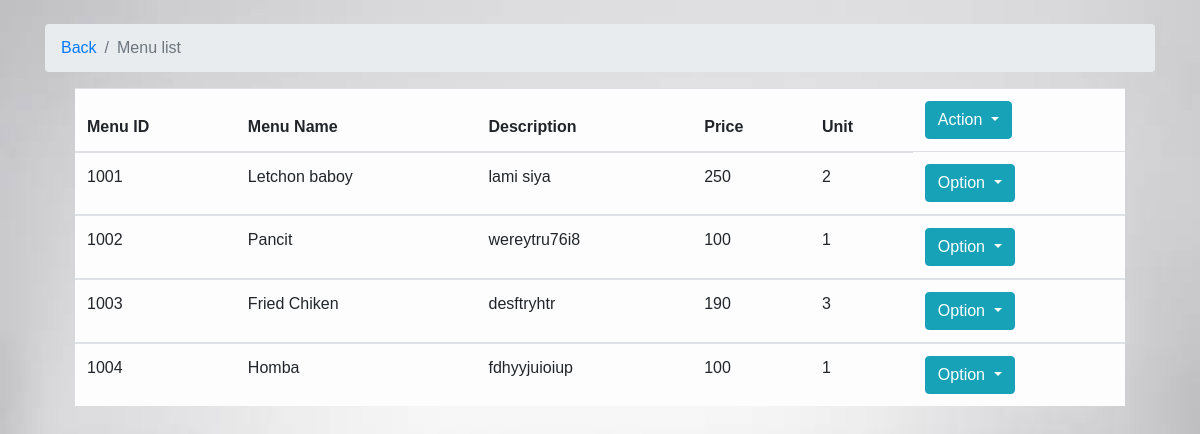
Page /menu.php on the committed database.
### tables this page shows
CREATE TABLE `menu` (
  `menu_id` int(11) NOT NULL,
  `menu_name` varchar(50) NOT NULL,
  `description` varchar(50) NOT NULL,
  `price` decimal(20,0) NOT NULL,
  `unit` varchar(20) NOT NULL
);

### menu.php (the view, shortened to what this page needs)
<?php
	if(isset($_POST['btn_search']))
	{
    $search = $_POST['search'];
		$query = "SELECT * FROM `menu` WHERE CONCAT(`menu_id`, `menu_name`, 'description', 'price', 'unit') LIKE '%".$search."%'";
		$search_result = filterTable($query);
	}
	else {
		$query = "SELECT * FROM `menu`";
		$search_result = filterTable($query);
	}
	function filterTable($query)
	{
		$connect = mysqli_connect("localhost", "root", "", "kusina online");
		$filter_Result = mysqli_query($connect, $query);
		return $filter_Result;
	}
?>
<!DOCTYPE html>
<html>
<head>
		<link rel="stylesheet" href="style.css">
		<link rel="stylesheet" href="bootstrap-4.0.0-beta.3-dist/css/bootstrap.min.css">
		<link rel="stylesheet" href="bootstrap-4.0.0-beta.3-dist/jss/bootstrap.js">
		<link rel="stylesheet" href="style.css" type="text/css">
</head>
<body><br/>
	<div class="container">
		<nav aria-label="breadcrumb">
		<ol class="breadcrumb">
		<li class="breadcrumb-item"><a href="home.php">Back</a></li>
		<li class="breadcrumb-item active" aria-current="page">Menu list</li>
	</ol>
  </nav>
	<div class="container">
		<div class="col-sm-12">
		<div class="table-responsive">
		<table class="table table-hover table-light">
		<thead>
		<tr>
			<th>Menu ID</th>
			<th>Menu Name</th>
			<th>Description</th>
			<th>Price</th>
			<th>Unit</th>
			<td>
			<div class="btn-group">
			<button type="button" class="btn btn-info dropdown-toggle" data-toggle="dropdown" aria-haspopup="true" aria-expanded="false">Action
			</button>
			</div>
			</td>
		</tr>
		</thead>
				<?php while($row = mysqli_fetch_array($search_result)):?>
			<tbody>
			<tr>
				<td><?php echo $row['menu_id'];?></td>
				<td><?php echo $row['menu_name'];?></td>
				<td><?php echo $row['description'];?></td>
				<td><?php echo $row['price'];?></td>
				<td><?php echo $row['unit'];?></td>
			<td>
			<div class="btn-group">
			<button type="button" class="btn btn-info dropdown-toggle" data-toggle="dropdown" aria-haspopup="true" aria-expanded="false">Option
			</button>
			</div>
			</td>
			</tr>
			</tbody>
			<?php endwhile;?>
			</table>
				</div>
				</div>
		</body>
	</html>

### style.css (style rules this page uses)
body { margin: 0; padding: 0; background-image:url(images/background.jpg); background-size: cover; background-repeat:no-repeat; font-family: sans-serif; font-family: arial; }

### rows in the picture
menu: menu_id "1001", menu_name "Letchon baboy", description "lami siya", price "250", unit "2"
menu: menu_id "1002", menu_name "Pancit", description "wereytru76i8", price "100", unit "1"
menu: menu_id "1003", menu_name "Fried Chiken", description "desftryhtr", price "190", unit "3"
menu: menu_id "1004", menu_name "Homba", description "fdhyyjuioiup", price "100", unit "1"
